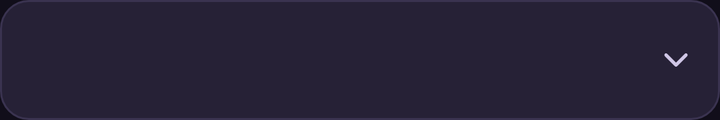
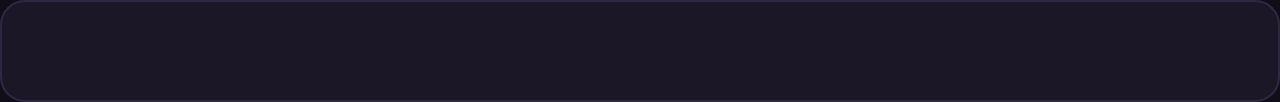

One screen, two layout resources from the same app: the default and the repository's alternative for another configuration. Each is rendered where Android would select it; the XML of both is given below.
<!-- AndroidManifest.xml: application theme Theme.Rythemia -->
<!-- res/layout/view_lesson_row.xml -->
<?xml version="1.0" encoding="utf-8"?>
<LinearLayout xmlns:android="http://schemas.android.com/apk/res/android"
    android:layout_width="match_parent"
    android:layout_height="wrap_content"
    android:background="@drawable/bg_raised_row"
    android:orientation="vertical">

    
    <LinearLayout
        android:id="@+id/header"
        android:layout_width="match_parent"
        android:layout_height="wrap_content"
        android:background="?attr/selectableItemBackground"
        android:gravity="center_vertical"
        android:minHeight="60dp"
        android:orientation="horizontal"
        android:paddingStart="16dp"
        android:paddingTop="10dp"
        android:paddingEnd="12dp"
        android:paddingBottom="10dp">

        <TextView
            android:id="@+id/name"
            style="@style/Text.TitleMedium"
            android:layout_width="0dp"
            android:layout_height="wrap_content"
            android:layout_weight="1" />

        <ImageView
            android:id="@+id/tier_star"
            android:layout_width="20dp"
            android:layout_height="20dp"
            android:layout_marginStart="10dp"
            android:importantForAccessibility="no" />

        <TextView
            android:id="@+id/tier_label"
            style="@style/Text.LabelSmall"
            android:layout_width="wrap_content"
            android:layout_height="wrap_content"
            android:layout_marginStart="4dp"
            android:textColor="@color/text_secondary" />

        <ImageView
            android:id="@+id/chevron"
            android:layout_width="20dp"
            android:layout_height="20dp"
            android:layout_marginStart="10dp"
            android:importantForAccessibility="no"
            android:src="@drawable/ic_chevron_down_small" />
    </LinearLayout>

    
    <include
        android:id="@+id/details"
        layout="@layout/view_lesson_details"
        android:visibility="gone" />
</LinearLayout>
<!-- res/layout/view_lesson_details.xml (included above) -->
<?xml version="1.0" encoding="utf-8"?>
<LinearLayout xmlns:android="http://schemas.android.com/apk/res/android"
    xmlns:app="http://schemas.android.com/apk/res-auto"
    android:layout_width="match_parent"
    android:layout_height="wrap_content"
    android:orientation="vertical"
    android:paddingStart="16dp"
    android:paddingEnd="16dp"
    android:paddingBottom="16dp">

    <TextView
        android:id="@+id/technique"
        style="@style/Chip.Tag" />

    <TextView
        android:id="@+id/summary"
        style="@style/Text.BodySmall"
        android:layout_width="match_parent"
        android:layout_height="wrap_content"
        android:layout_marginTop="14dp"
        android:textColor="@color/text_secondary" />

    <LinearLayout
        android:layout_width="match_parent"
        android:layout_height="wrap_content"
        android:layout_marginTop="14dp"
        android:baselineAligned="false"
        android:orientation="horizontal">

        <com.google.android.material.button.MaterialButton
            android:id="@+id/bookmark_button"
            style="@style/Widget.Rhythmia.Button.Outline"
            android:layout_width="0dp"
            android:layout_height="48dp"
            android:layout_weight="1"
            android:paddingStart="8dp"
            android:paddingEnd="8dp"
            android:text="@string/bookmark"
            app:icon="@drawable/ic_bookmark"
            app:iconPadding="6dp" />

        <com.google.android.material.button.MaterialButton
            android:id="@+id/play_button"
            style="@style/Widget.Rhythmia.Button"
            android:layout_width="0dp"
            android:layout_height="48dp"
            android:layout_marginStart="10dp"
            android:layout_weight="1"
            android:paddingStart="8dp"
            android:paddingEnd="8dp"
            android:text="@string/play"
            app:icon="@drawable/ic_play"
            app:iconPadding="6dp" />
    </LinearLayout>
</LinearLayout>
<!-- resources referenced by this layout -->
<resources>
  <color name="text_secondary">#CFC6E6</color>
  <!-- drawable bg_raised_row (drawable) -->
  <?xml version="1.0" encoding="utf-8"?>
  <shape xmlns:android="http://schemas.android.com/apk/res/android" android:shape="rectangle">
      <solid android:color="@color/bg_raised" />
      <corners android:radius="14dp" />
      <stroke android:width="1dp" android:color="@color/border_strong" />
  </shape>
  <!-- drawable ic_play (drawable) -->
  <?xml version="1.0" encoding="utf-8"?>
  <vector xmlns:android="http://schemas.android.com/apk/res/android"
      android:width="18dp"
      android:height="18dp"
      android:viewportWidth="18"
      android:viewportHeight="18">
      <path
          android:pathData="M5.25 3.375V14.625L14.25 9L5.25 3.375Z"
          android:fillColor="#1A0710" />
  </vector>
  <string name="bookmark">Bookmark</string>
  <string name="play">Play</string>
  <style name="Chip.Tag">
          <item name="android:background">@drawable/bg_chip_tag</item>
          <item name="android:fontFamily">@font/geist_semibold</item>
          <item name="android:textSize">11sp</item>
          <item name="android:textColor">@color/tag_text</item>
          <item name="android:letterSpacing">0.08</item>
          <item name="android:textAllCaps">true</item>
      </style>
  <style name="Text.BodySmall">
          <item name="android:fontFamily">@font/geist_regular</item>
          <item name="android:textSize">14sp</item>
          <item name="android:textColor">@color/text_muted</item>
          <item name="android:lineSpacingMultiplier">1.2</item>
      </style>
  <style name="Text.LabelSmall">
          <item name="android:fontFamily">@font/geist_medium</item>
          <item name="android:textSize">12sp</item>
          <item name="android:textColor">@color/text_muted</item>
      </style>
  <style name="Text.TitleMedium">
          <item name="android:fontFamily">@font/geist_semibold</item>
          <item name="android:textSize">17sp</item>
          <item name="android:letterSpacing">-0.01</item>
      </style>
  <style name="Widget.Rhythmia.Button.Outline">
          <item name="backgroundTint">@android:color/transparent</item>
          <item name="strokeColor">@color/accent_secondary</item>
          <item name="strokeWidth">1.5dp</item>
          <item name="android:textColor">@color/accent_secondary</item>
          <item name="iconTint">@color/accent_secondary</item>
      </style>
  <!-- from res/values-v23/ -->
  <style name="Theme.Rythemia" parent="Base.Theme.Rythemia">
          
          <item name="android:navigationBarColor">@android:color/transparent</item>
          <item name="android:statusBarColor">@android:color/transparent</item>
          <item name="android:windowLightStatusBar">false</item>
      </style>
  <color name="bg_raised">#262136</color>
  <color name="border_strong">#3A3350</color>
  <!-- drawable bg_chip_tag (drawable) -->
  <?xml version="1.0" encoding="utf-8"?>
  <shape xmlns:android="http://schemas.android.com/apk/res/android" android:shape="rectangle">
      <solid android:color="@color/tag_bg" />
      <corners android:radius="999dp" />
  </shape>
  <color name="tag_text">#2A1A45</color>
  <color name="text_muted">#ABA2C2</color>
  <color name="accent_primary">#FF3D9A</color>
  <color name="accent_on_primary">#1A0710</color>
  <color name="ripple">#26FFFFFF</color>
  <color name="accent_secondary">#2DD4EE</color>
  <color name="tag_bg">#EADCFF</color>
  <color name="accent_on_secondary">#061A1F</color>
  <color name="bg_surface">#1B1727</color>
  <color name="text_primary">#F6EEFF</color>
  <color name="bg_canvas">#110E1A</color>
  <color name="text_subtle">#8C83A6</color>
  <!-- some entries are left out for length -->
</resources>
<!-- res/layout-land/view_lesson_row.xml (the repository's variant of the layout above) -->
<!-- drawn on the phone turned sideways -->
<?xml version="1.0" encoding="utf-8"?>
<LinearLayout xmlns:android="http://schemas.android.com/apk/res/android"
    android:layout_width="match_parent"
    android:layout_height="wrap_content"
    android:background="@drawable/bg_list_row"
    android:orientation="vertical">

    <LinearLayout
        android:id="@+id/header"
        android:layout_width="match_parent"
        android:layout_height="wrap_content"
        android:background="?attr/selectableItemBackground"
        android:gravity="center_vertical"
        android:minHeight="51dp"
        android:orientation="vertical"
        android:paddingStart="12dp"
        android:paddingTop="7dp"
        android:paddingEnd="12dp"
        android:paddingBottom="7dp">

        <TextView
            android:id="@+id/name"
            style="@style/Text.TitleMedium"
            android:layout_width="match_parent"
            android:layout_height="wrap_content"
            android:textSize="15sp" />

        <LinearLayout
            android:layout_width="wrap_content"
            android:layout_height="wrap_content"
            android:layout_marginTop="2dp"
            android:gravity="center_vertical"
            android:orientation="horizontal">

            <ImageView
                android:id="@+id/tier_star"
                android:layout_width="15dp"
                android:layout_height="15dp"
                android:layout_marginEnd="4dp"
                android:importantForAccessibility="no" />

            <TextView
                android:id="@+id/tier_label"
                style="@style/Text.LabelSmall"
                android:layout_width="wrap_content"
                android:layout_height="wrap_content"
                android:textColor="@color/text_secondary" />
        </LinearLayout>
    </LinearLayout>
</LinearLayout>
<!-- resources referenced by the variant -->
<!-- as the phone turned sideways resolves them -->
<resources>
  <color name="text_secondary">#CFC6E6</color>
  <!-- drawable bg_list_row (drawable) -->
  <?xml version="1.0" encoding="utf-8"?>
  <selector xmlns:android="http://schemas.android.com/apk/res/android">
      <item android:state_selected="true">
          <shape android:shape="rectangle">
              <solid android:color="@color/bg_raised" />
              <corners android:radius="12dp" />
              <stroke android:width="1dp" android:color="@color/accent_primary" />
          </shape>
      </item>
      <item>
          <shape android:shape="rectangle">
              <solid android:color="@color/bg_surface" />
              <corners android:radius="12dp" />
              <stroke android:width="1dp" android:color="@color/border_default" />
          </shape>
      </item>
  </selector>
  <style name="Text.LabelSmall">
          <item name="android:fontFamily">@font/geist_medium</item>
          <item name="android:textSize">12sp</item>
          <item name="android:textColor">@color/text_muted</item>
      </style>
  <style name="Text.TitleMedium">
          <item name="android:fontFamily">@font/geist_semibold</item>
          <item name="android:textSize">17sp</item>
          <item name="android:letterSpacing">-0.01</item>
      </style>
  <!-- from res/values-v23/ -->
  <style name="Theme.Rythemia" parent="Base.Theme.Rythemia">
          
          <item name="android:navigationBarColor">@android:color/transparent</item>
          <item name="android:statusBarColor">@android:color/transparent</item>
          <item name="android:windowLightStatusBar">false</item>
      </style>
  <color name="bg_raised">#262136</color>
  <color name="accent_primary">#FF3D9A</color>
  <color name="bg_surface">#1B1727</color>
  <color name="border_default">#2E2840</color>
  <color name="text_muted">#ABA2C2</color>
  <style name="Base.Theme.Rythemia" parent="Theme.Material3.Dark.NoActionBar">
          <item name="colorPrimary">@color/accent_primary</item>
          <item name="colorOnPrimary">@color/accent_on_primary</item>
          <item name="colorSecondary">@color/accent_secondary</item>
          <item name="colorOnSecondary">@color/accent_on_secondary</item>
          <item name="colorSurface">@color/bg_surface</item>
          
          <item name="colorSurfaceContainerHigh">@color/bg_raised</item>
          <item name="colorOnSurfaceVariant">@color/text_secondary</item>
          <item name="colorOnSurface">@color/text_primary</item>
          <item name="colorControlHighlight">@color/ripple</item>
          <item name="android:colorBackground">@color/bg_canvas</item>
          <item name="android:windowBackground">@color/bg_canvas</item>
          <item name="android:textColorPrimary">@color/text_primary</item>
          <item name="android:textColorHint">@color/text_subtle</item>
      </style>
  <color name="accent_on_primary">#1A0710</color>
  <color name="accent_secondary">#2DD4EE</color>
  <color name="accent_on_secondary">#061A1F</color>
  <color name="text_primary">#F6EEFF</color>
  <color name="ripple">#26FFFFFF</color>
  <color name="bg_canvas">#110E1A</color>
  <color name="text_subtle">#8C83A6</color>
</resources>
